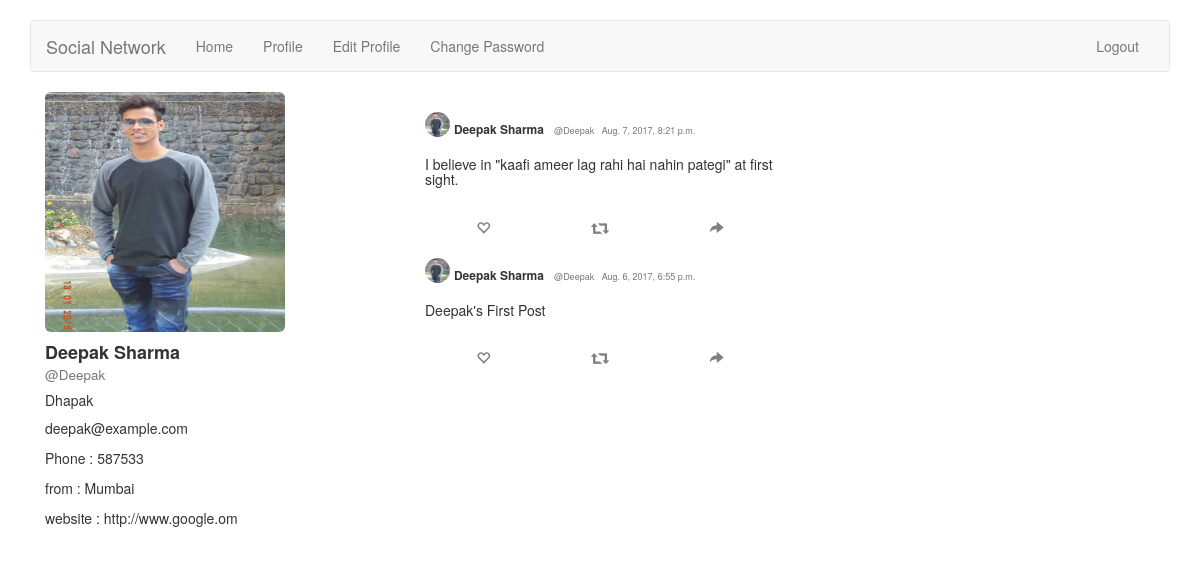
/accounts/profile/ (signed in), run on an earlier commit of the app's database.
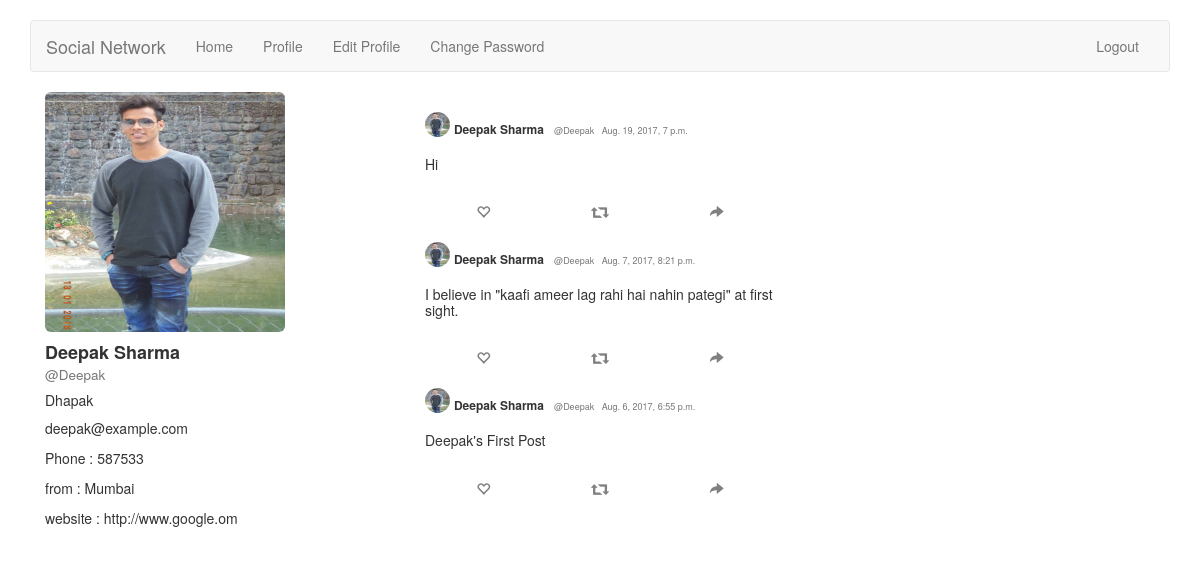
And on a later commit of the database.
### home/models.py (models this page shows, shortened)
class Post(models.Model):
    post = models.TextField(max_length=160)
    user = models.ForeignKey(User)
    created = models.DateTimeField(auto_now_add=True)
    updated = models.DateTimeField(auto_now=True)
    likes = models.IntegerField(default=0)
    re_tweets = models.IntegerField(default=0)

### accounts/models.py (models this page shows, shortened)
class UserProfile(models.Model):
    user = models.OneToOneField(User)
    description = models.CharField(max_length=100, default='')
    city = models.CharField(max_length=100, default='')
    website = models.URLField(default='')
    phone = models.IntegerField(default=0)
    image = models.ImageField(upload_to='profile_image', blank=True)
    objects = models.Manager()
    Satara = UserProfileManager()

### accounts/views.py (the view)
# urls.py: url(r'^profile/(?P<pk>\d+)/$', views.view_profile, name='view_profile_with_pk'),
def view_profile(request, pk=None):
    if pk:
        user = User.objects.get(pk=pk)
    else:
        user = request.user
    print(user.id)
    posts = Post.objects.all().order_by('-created')
    userpost = Post.objects.filter(user=user).order_by('-created')
    args = {'user': user, 'posts':posts, 'userpost':userpost,}
    return render(request, 'accounts/profile.html', args)

### accounts/templates/accounts/profile.html (shortened to what this page needs)
{% extends 'base.html' %}
    {% block body %}
        <div class="container">
            <div class="col-md-4">
                {% if user.userprofile.image %}
                    <img src="{{ user.userprofile.image.url }}" class="img-rounded" width="240" height="240">
                {% endif %}
                <h4><b>{{ user.get_full_name }} </b><br> <small>@{{ user.username }}</small></h4>
                <p><h5>{{user.userprofile.description }}</h5></p>
                <p>{{ user.email }}</p>
                <p>Phone : {{ user.userprofile.phone }}</p>
                <p>from : {{ user.userprofile.city }}</p>
                <p>website : {{ user.userprofile.website }}</p>
            </div>
            <div class="col-md-4">
                {% for post in userpost %}
                 <div>
            <table style="width:100%">
                <tr>
                    <td colspan="3"><p style="float: left;"><img src="{{ post.user.userprofile.image.url }}"
                                                     height="25px" width="25px" border="1px" class="img-circle">&nbsp
                        </p>
                        <p><h6 ><b>{{ post.user.get_full_name }}</b> &nbsp <small>@{{ post.user.username }}
                        &nbsp {{ post.created }}
                </small></h6></p>
                    </td>
                </tr>
                <tr>
                    <td colspan="3">
                         <h5>{{ post.post }}</h5><br>
                    </td>
                </tr>
                <tr style="color: #808080;">
                    <td colspan="1" align="center">
                            <span class="glyphicon glyphicon-heart-empty" aria-hidden="true"></span>
                    </td>
                    <td colspan="1" align="center">
                            <span class="glyphicon glyphicon-retweet" aria-hidden="true"></span>
                    </td>
                    <td colspan="1" align="center">
                            <span class="glyphicon glyphicon-share-alt" aria-hidden="true"></span>
                    </td><br>
                </tr>
            </table>
            </div>
        {% endfor %}
            </div>
        </div>
    {% endblock %}

What changed in the data, as far as the page shows it:
added Post: user.userprofile.image (picture), user.get_full_name "Deepak Sharma", user.username "Deepak", created "Aug. 19, 2017, 7 p.m.", post "Hi"
